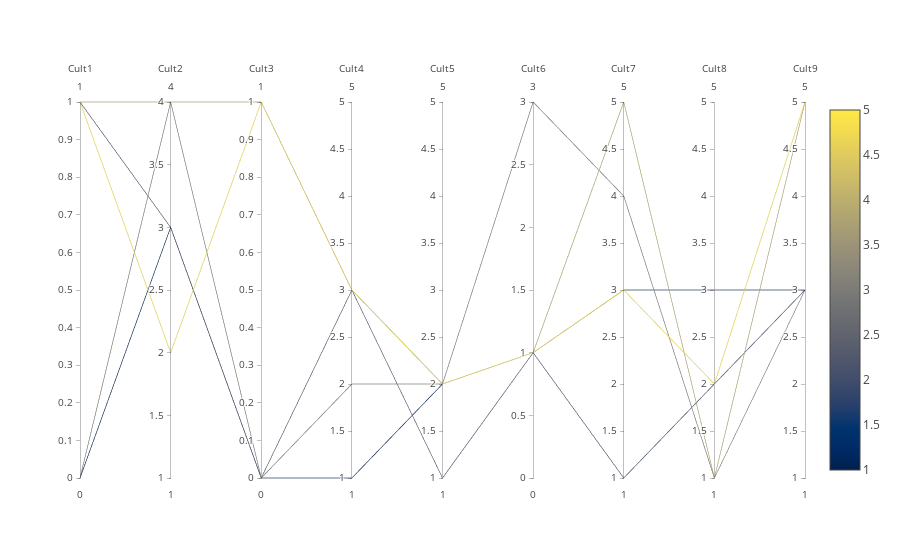
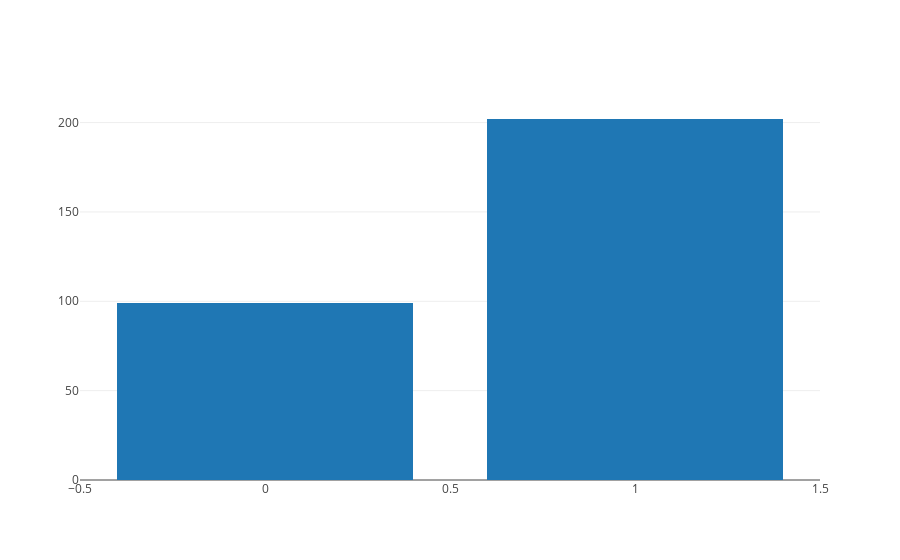
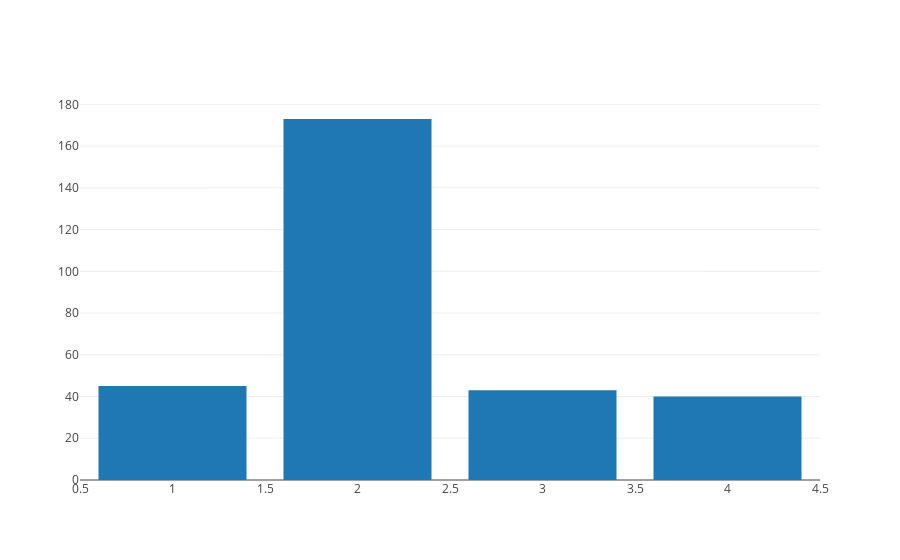
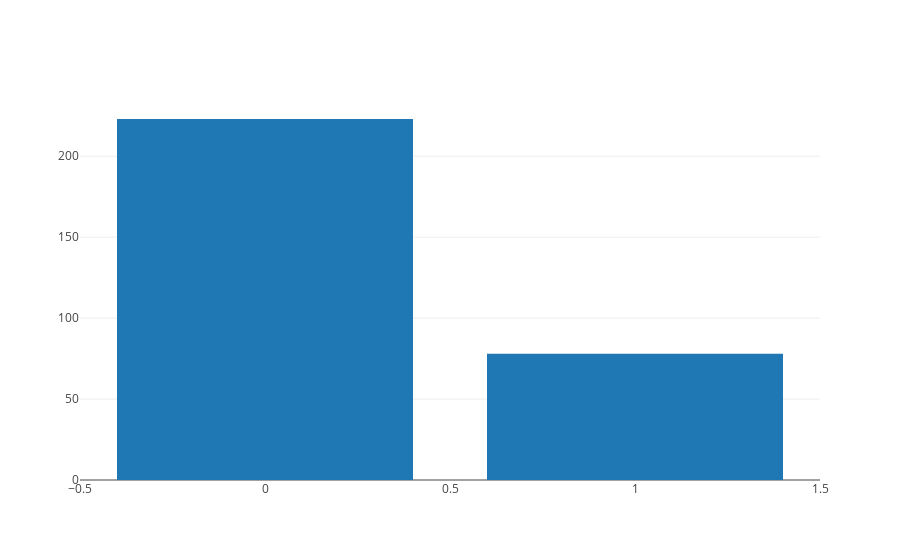

These figures' notebook cell, in order:
### Code cell
visualize_cultural_clusters_esp(dataframe_with_clusters_esp)

### Figure 1 — Plotly figure (JSON) as saved in the notebook; plotly's stock layout.template omitted (floating-point values rounded to 4 significant figures; data arrays with more than 128 entries replaced by an {"elided": "..."} marker saying what was removed)
{"data": [{"dimensions": [{"label": "Cult1", "range": [0, 1], "values": {"elided": "767 int values"}}, {"label": "Cult2", "range": [1, 4], "values": {"elided": "767 int values"}}, {"label": "Cult3", "range": [0, 1], "values": {"elided": "767 int values"}}, {"label": "Cult4", "range": [1, 5], "values": {"elided": "767 int values"}}, {"label": "Cult5", "range": [1, 5], "values": {"elided": "767 int values"}}, {"label": "Cult6", "range": [0, 3], "values": {"elided": "767 int values"}}, {"label": "Cult7", "range": [1, 5], "values": {"elided": "767 int values"}}, {"label": "Cult8", "range": [1, 5], "values": {"elided": "767 int values"}}, {"label": "Cult9", "range": [1, 5], "values": {"elided": "767 int values"}}], "line": {"cmax": 5, "cmin": 1, "color": [2, 1, 5, 4, 3], "colorscale": "Cividis", "reversescale": false, "showscale": true}, "showlegend": true, "type": "parcoords", "uid": "9fd89cab-e891-454c-884b-112a189aa32d"}], "layout": {}}

### Figure 2 — Plotly figure (JSON) as saved in the notebook; plotly's stock layout.template omitted (floating-point values rounded to 4 significant figures)
{"data": [{"type": "bar", "uid": "d552eafa-b13b-4862-8389-f6dd9f10ac17", "x": [1, 0], "y": [202, 99]}], "layout": {}}

### Figure 3 — Plotly figure (JSON) as saved in the notebook; plotly's stock layout.template omitted (floating-point values rounded to 4 significant figures)
{"data": [{"type": "bar", "uid": "a28a7c5a-a18b-443c-811d-1c75a39f5f7d", "x": [3, 1, 2, 4], "y": [43, 45, 173, 40]}], "layout": {}}

### Figure 4 — Plotly figure (JSON) as saved in the notebook; plotly's stock layout.template omitted (floating-point values rounded to 4 significant figures)
{"data": [{"type": "bar", "uid": "baeb699f-71a9-444a-ae5d-ef09296d9c9f", "x": [0, 1], "y": [223, 78]}], "layout": {}}
